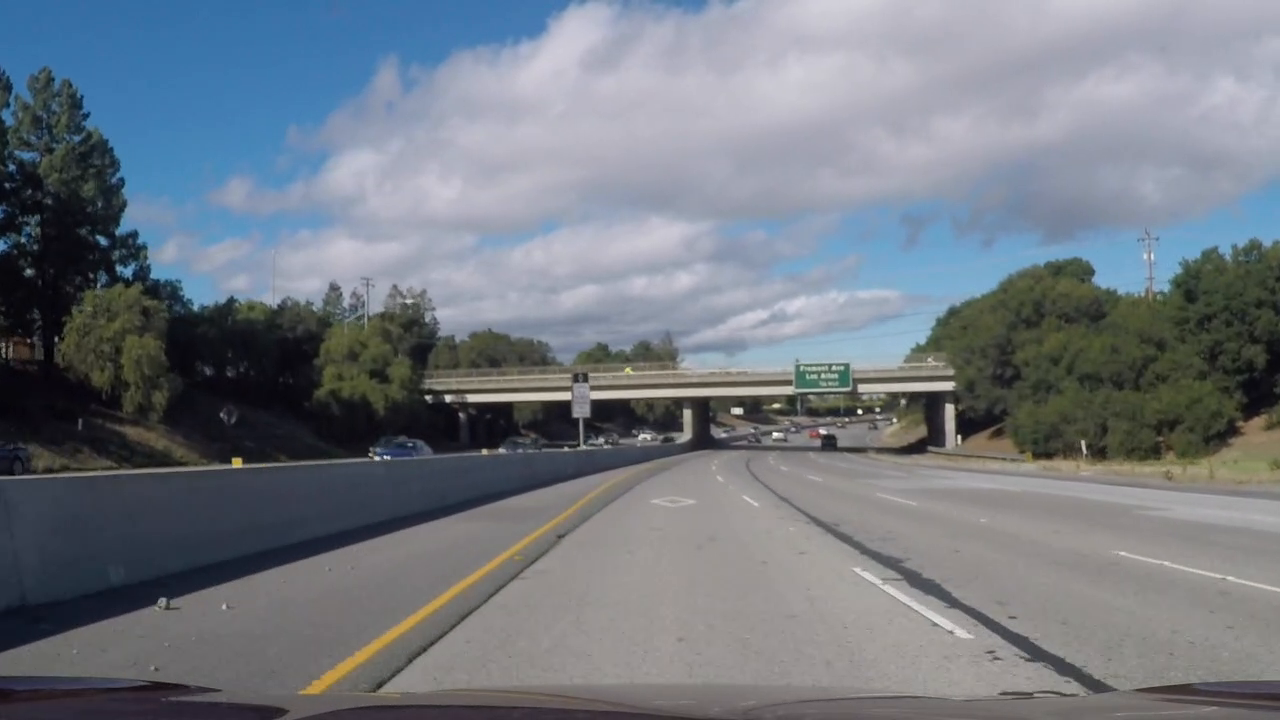
#> input picture test_images/frame0006.png, 1280 x 720 px
$ python -i image_utils.py   (imports and definitions only)   (older library calls are emulated)
#> lines starting #> are read from the running program, lines starting #| are printed output that depends on the picture
import cv2
import matplotlib.pyplot as plt
import numpy as np


# [110 lines left out: functions calibrate_camera, undistort, perspective_transform, guassian_blur, not called in this run]


def abs_sobel_thresh(img, orient='x', thresh=(0, 255)):
    """
    This method will apply Sobel operator on image along x or y. The resulting
    matrix is then thresholded and a binary mask is returned.

    :param img (ndarray): (rgb) image
    :param orient (str): orientation 'x' or 'y'
    :param thresh (tuple): (int) minimum threshold, (int) maximum threshold
    :return: binary mask
    """
#> called with orient = 'x', thresh = (0, 255)
    # convert image to gray scale
    gray = cv2.cvtColor(img, cv2.COLOR_RGB2GRAY)
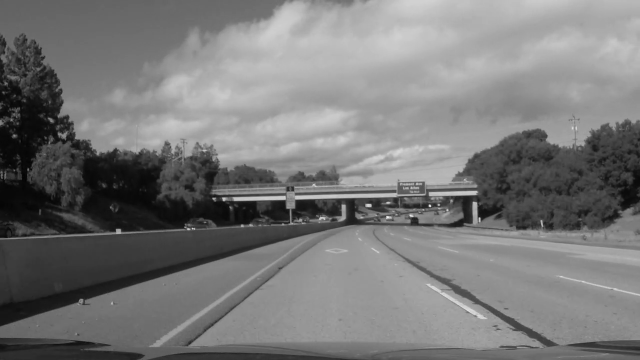
#> gray: shape (720, 1280) (shown at 1/2 size); min 0, max 255, mean 120.2

    # appy sobel in specified orientation
    if orient == 'x':
        abs_sobel = np.absolute(cv2.Sobel(gray, cv2.CV_64F, 1, 0))
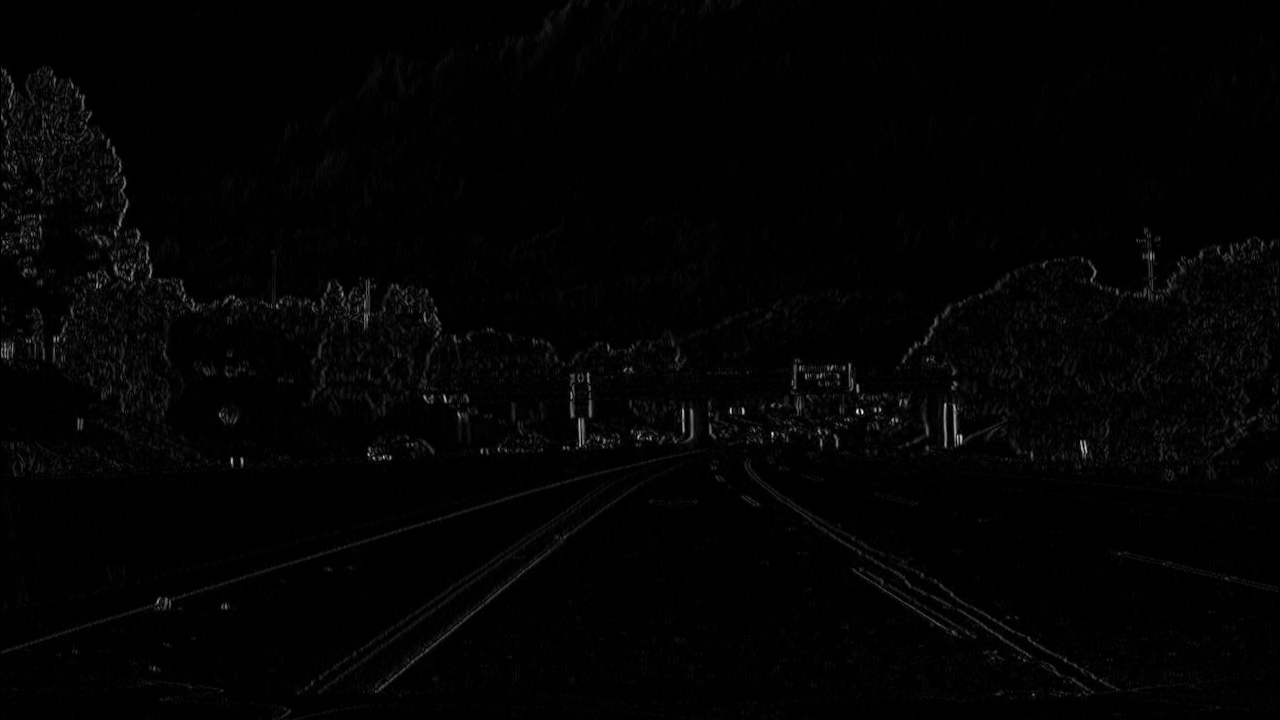
#> abs_sobel: shape (720, 1280) float64; min 0, max 690, mean 9; drawn with min black and max white
    if orient == 'y':
        abs_sobel = np.absolute(cv2.Sobel(gray, cv2.CV_64F, 0, 1))

    # convert to 8 bit
    scaled_sobel = np.uint8(255*abs_sobel/np.max(abs_sobel))

    # generate binary mask
    binary_output = np.zeros_like(scaled_sobel)
    binary_output[(scaled_sobel >= thresh[0]) & (scaled_sobel <= thresh[1])] = 1

    return binary_output


# [83 lines left out: functions mag_thresh, dir_threshold, region_of_interest, not called in this run]

>>> import cv2
>>> picture = cv2.cvtColor(cv2.imread('test_images/frame0006.png'), cv2.COLOR_BGR2RGB)
>>> result = abs_sobel_thresh(picture)
#> result: shape (720, 1280); every value is 1

$ run again, on test_images/frame0022.png
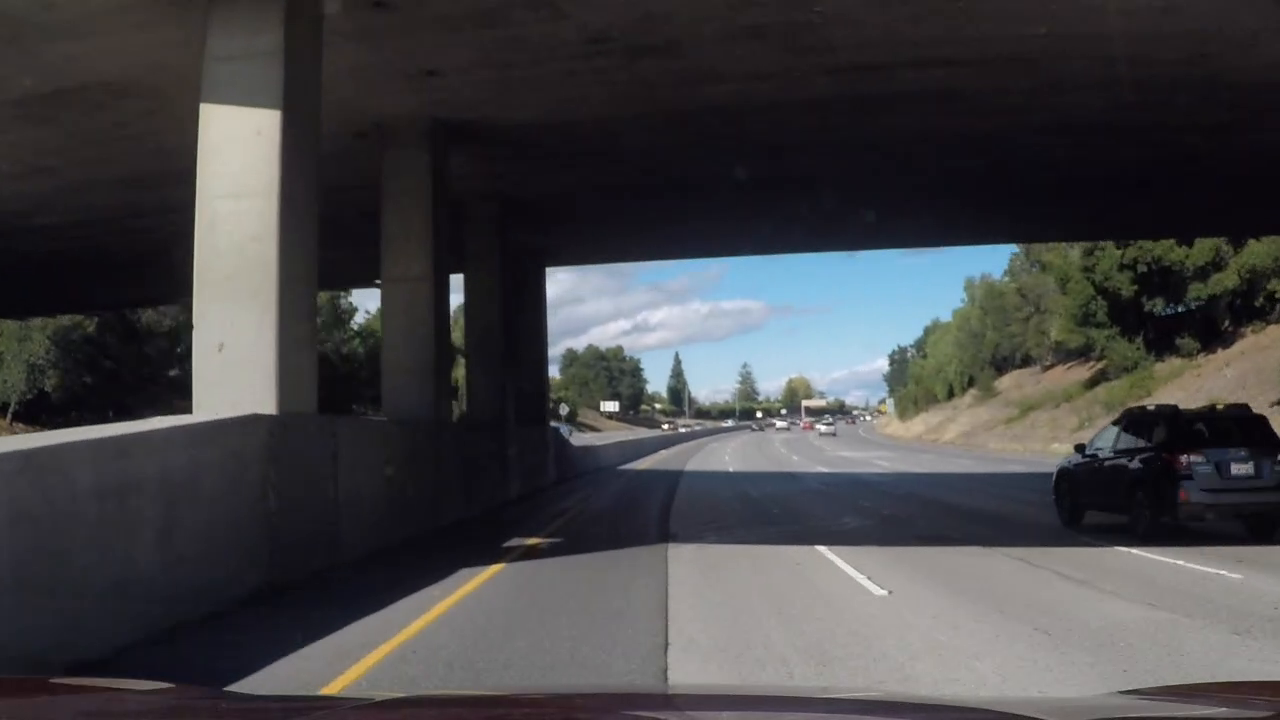
#> input picture test_images/frame0022.png, 1280 x 720 px
#> in abs_sobel_thresh, `gray = cv2.cvtColor(img, cv2.COLOR_RGB2GRAY)`:
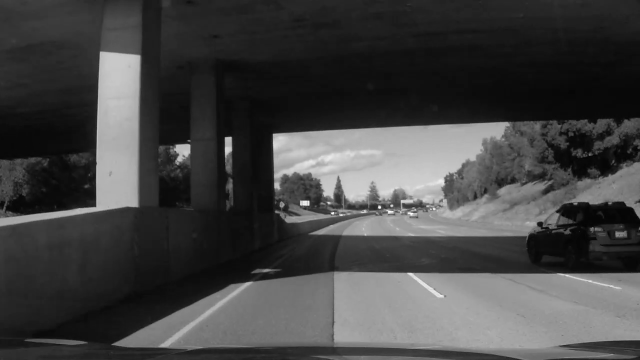
#> gray: shape (720, 1280) (shown at 1/2 size); min 0, max 255, mean 67.8
#> in abs_sobel_thresh, `abs_sobel = np.absolute(cv2.Sobel(gray, cv2.CV_64F, 1, 0))`:
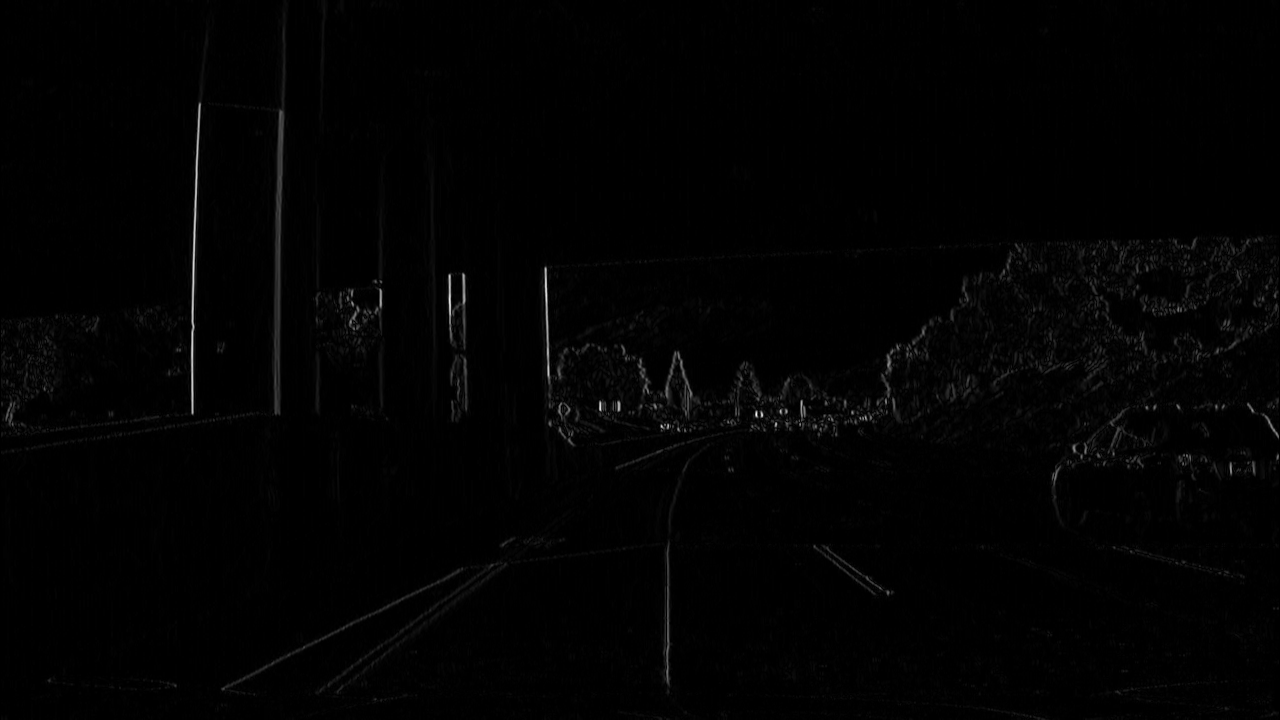
#> abs_sobel: shape (720, 1280) float64; min 0, max 750, mean 7.5; drawn with min black and max white
#> result: shape (720, 1280); every value is 1

$ run again, on test_images/frame0026.png
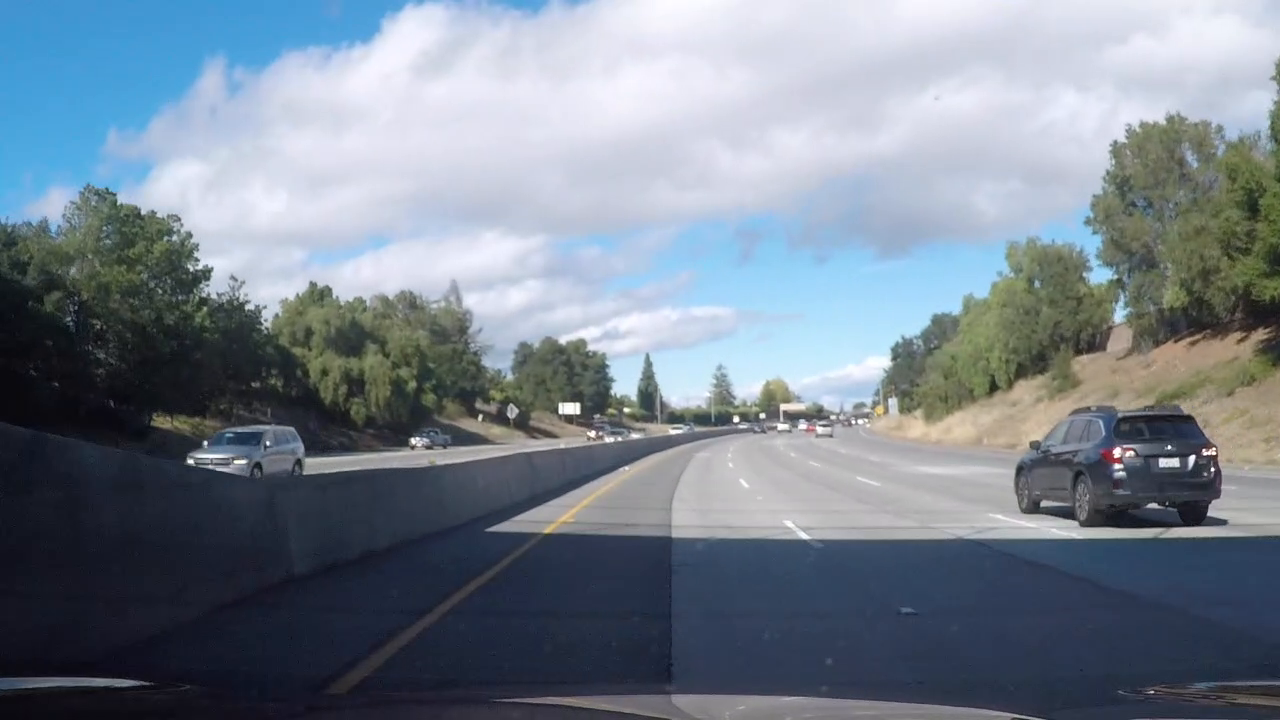
#> input picture test_images/frame0026.png, 1280 x 720 px
#> in abs_sobel_thresh, `gray = cv2.cvtColor(img, cv2.COLOR_RGB2GRAY)`:
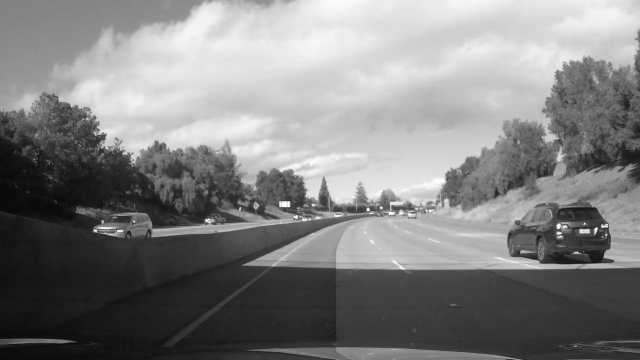
#> gray: shape (720, 1280) (shown at 1/2 size); min 1, max 255, mean 128.4
#> in abs_sobel_thresh, `abs_sobel = np.absolute(cv2.Sobel(gray, cv2.CV_64F, 1, 0))`:
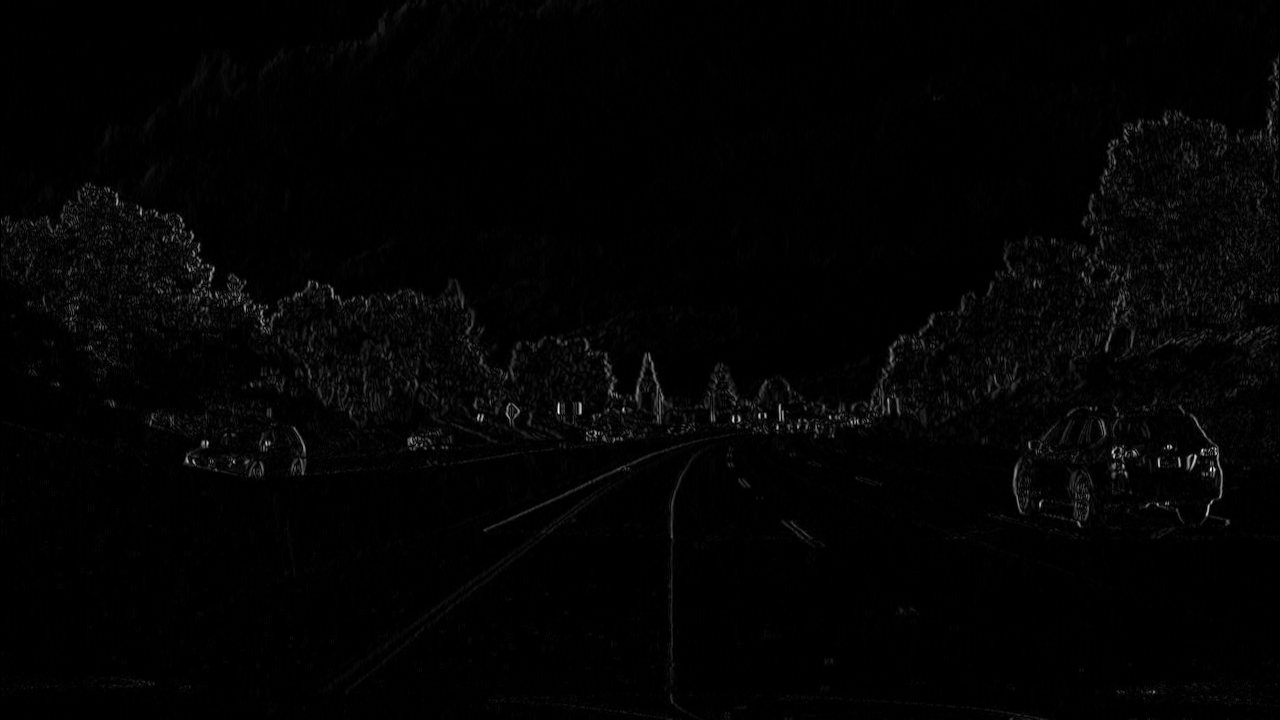
#> abs_sobel: shape (720, 1280) float64; min 0, max 777, mean 10.8; drawn with min black and max white
#> result: shape (720, 1280); every value is 1
